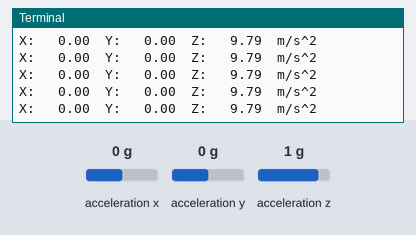
This program was run on a simulated Raspberry Pi (BCM pin numbers). On the bench: the last lines printed to the terminal. Inputs (shaded band) come from the test bench; at power-on: acceleration x 0 g, acceleration y 0 g, acceleration z 1 g.

Above: at 1.2 s.
1.3 s: acceleration x set to -1.4 g
At 1.57 s:
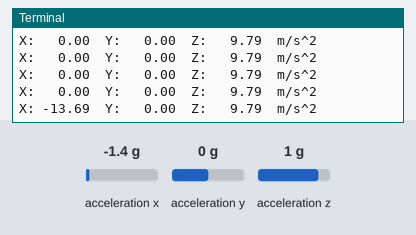
2.9 s: acceleration y set to -1.4 g
At 3.18 s:
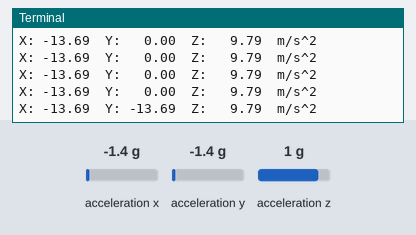
4.5 s: acceleration z set to -1.4 g
At 4.79 s:
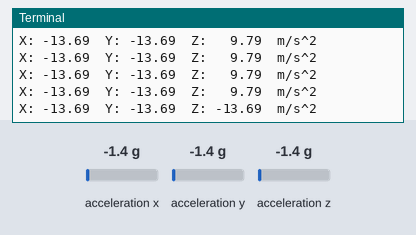
6.1 s: acceleration x set to -0.8 g
At 6.4 s:
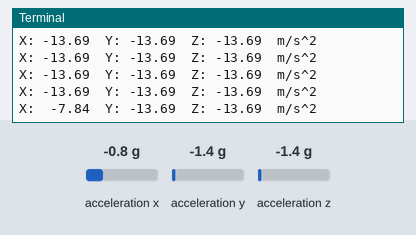
7.7 s: acceleration y set to -0.8 g
At 8.01 s:
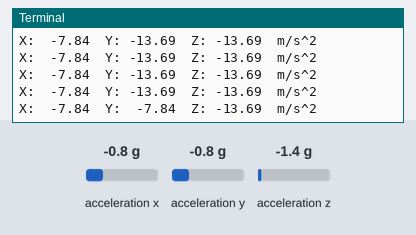
9.3 s: acceleration z set to -0.8 g
At 9.62 s:
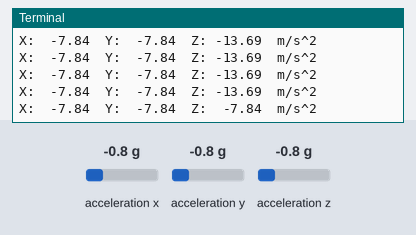

Measured:
- after the input at 1.3 s, the terminal: prints a new line after 0.11 s (image 1)
- after the input at 2.9 s, the terminal: prints a new line after 0.12 s (image 2)
- after the input at 4.5 s, the terminal: prints a new line after 0.13 s (image 3)
- after the input at 6.1 s, the terminal: prints a new line after 0.14 s (image 4)
- after the input at 7.7 s, the terminal: prints a new line after 0.15 s (image 5)
- after the input at 9.3 s, the terminal: prints a new line after 0.17 s (image 6)

The program:

example.py
```python
# Configures the ADXL345 via smbus2 on a Raspberry Pi, reads raw axis registers over I2C, converts values to signed g and then to m/s², and prints X/Y/Z in a loop.
#
# Buy this module: https://shillehtek.com/products/shillehtek-adxl345-pre-soldered-3-axis-digital-angle-acceleration-sensor-module
# Full manual: https://shillehtek.com/blogs/shillehtek-product-manuals/shillehtek-adxl345-pre-soldered-3-axis-digital-angle-acceleration-sensor-module-manual
# More examples: https://github.com/shillehbean/shillehtek-examples
#

#!/usr/bin/env python3
# ADXL345 - Raspberry Pi I2C Example
# Install: sudo apt install python3-smbus
# Wiring: SDA -> GPIO 2, SCL -> GPIO 3, 3V3 -> 3.3V, GND -> GND, CS -> 3.3V

import smbus2
import time

ADDR = 0x53          # default I2C address
POWER_CTL = 0x2D
DATA_FORMAT = 0x31
DATAX0 = 0x32
SCALE = 0.0039 * 9.80665  # +/-2g, full-res: 3.9 mg/LSB -> m/s^2

bus = smbus2.SMBus(1)

def setup():
    bus.write_byte_data(ADDR, DATA_FORMAT, 0x08)  # full-res, +/-2g
    bus.write_byte_data(ADDR, POWER_CTL, 0x08)    # measurement mode

def read_axes():
    raw = bus.read_i2c_block_data(ADDR, DATAX0, 6)
    x = int.from_bytes(raw[0:2], 'little', signed=True) * SCALE
    y = int.from_bytes(raw[2:4], 'little', signed=True) * SCALE
    z = int.from_bytes(raw[4:6], 'little', signed=True) * SCALE
    return x, y, z

setup()
try:
    while True:
        x, y, z = read_axes()
        print("X: {:6.2f}  Y: {:6.2f}  Z: {:6.2f}  m/s^2".format(x, y, z))
        time.sleep(0.2)
except KeyboardInterrupt:
    print("Stopped by user")
```
